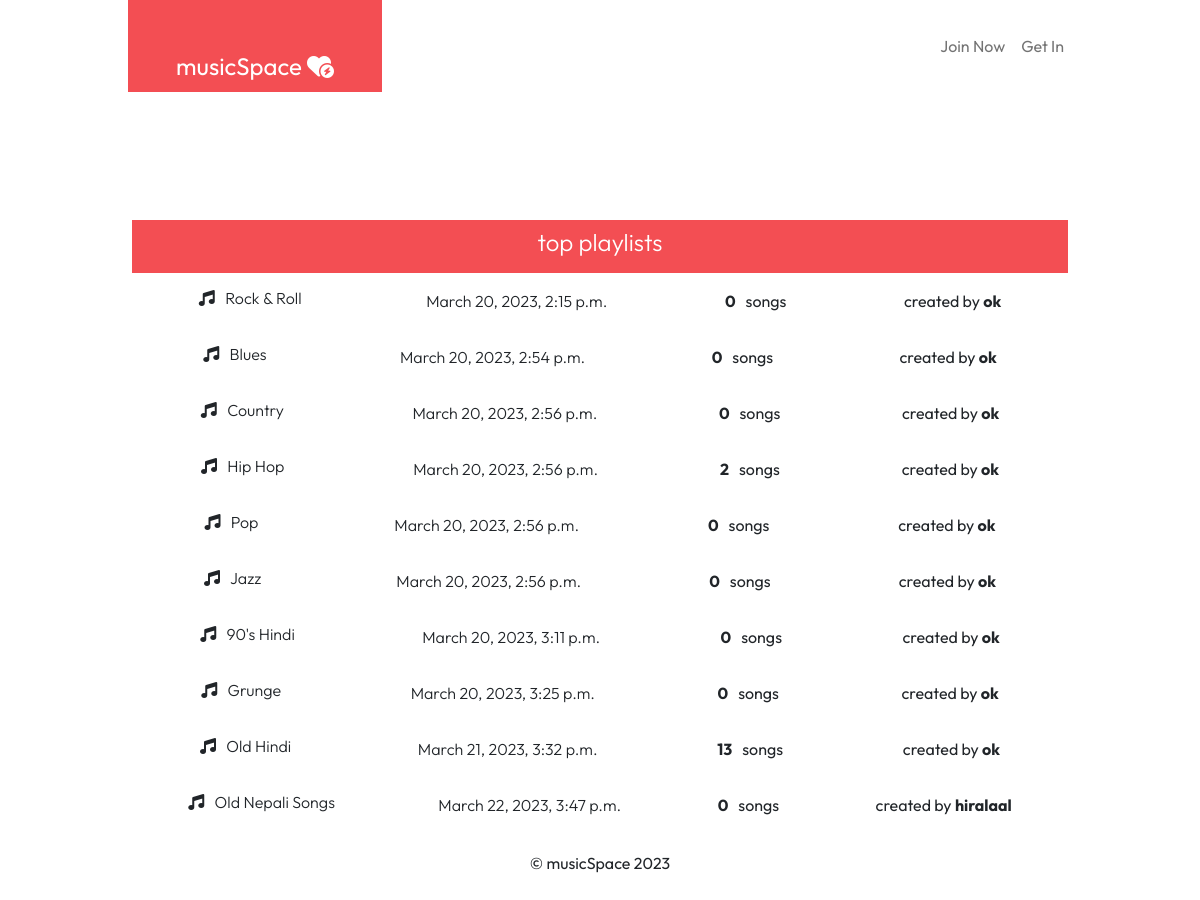
Before: /playlists with the older database file.
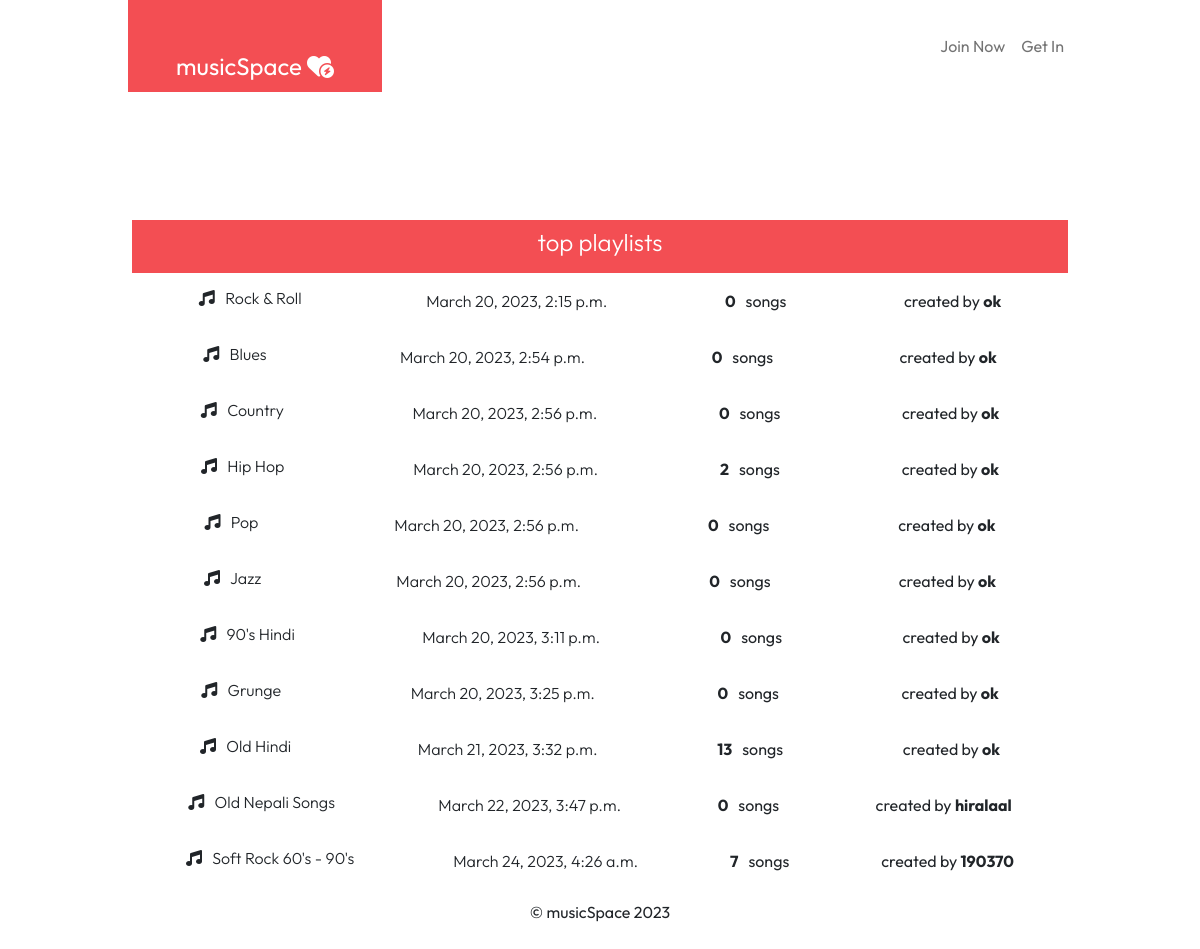
After: the same page with the newer database file.
### musicmaker/models.py (models this page shows, shortened)
class Playlist(models.Model):
    name  = models.CharField(max_length=100, null=False)
    user = models.ForeignKey(User, on_delete=models.DO_NOTHING, related_name='maker')
    created_date = models.DateTimeField(auto_now_add=True)
    views = models.IntegerField(default=1)
    @property
    def totalsongs(self):
        return Song.objects.filter(playlist=self.id).count()

### musicmaker/views.py (the view)
# urls.py: path('playlists', PlaylistListView.as_view(), name='playlists'),
class PlaylistListView(ListView):
    model = Playlist
    template_name = 'musicmaker/playlist-list.html'
    def get_queryset(self):
        queryset = super().get_queryset()
        return queryset.order_by('-views')

### templates/musicmaker/playlist-list.html (shortened to what this page needs)
{% extends 'base.html' %}
{%load static%}
{% block bodyblock%}
<div class="mb-0 pb-0 mx-3 d-flex justify-content-end">
</div>
<div class="ms-body py-2 mt-0 mx-3">
  <h4 class="text-white text-center fw-light">top playlists</h4>
</div>
<div class="mx-3 p-2" style="height:50vh; overflow: auto;">
{% for object in object_list %}
       <div class="py-2">
        <a href="{%url 'musicmaker:pl-detail' pk=object.id%}" class="text-decoration-none text-dark">
            <div class="d-flex justify-content-around">
                <div><h6 class="fw-light"> <i class="fa-solid fa-music"></i> &nbsp; {{object.name}} &nbsp;
                </h6></div>
                <div>
                    <p class="fw-light">{{object.created_date}}</p>
                </div>
                <div> <b>{{object.totalsongs}}</b> &nbsp; songs</div>
                <div>created by <b>{{object.user.username}}</b></div>
            </div>
           </a>
       </div>
  {% empty %}
  <p class="text-muted p-5 m-5">No playlists yet.</p>
  {% endfor %}
 </div>
{%endblock%}

### templates/base.html (shortened to what this page needs)
<!doctype html>
{%load static%}
<html lang="en">
  <head>
    <link href="https://cdn.jsdelivr.net/npm/bootstrap@5.2.3/dist/css/bootstrap.min.css" rel="stylesheet">
    <link rel="stylesheet" href="https://cdnjs.cloudflare.com/ajax/libs/font-awesome/6.2.1/css/all.min.css">
    <link rel="stylesheet" href="{%static 'style.scss' %}">
  </head>
  <body>
    <div class="container-fluid px-0 mx-0  ">
        <div class="container col-lg-10 px-3 mt-0 pt-0">
            {% include 'navbar.html' %}
        {% block bodyblock %}
        {% endblock %}
        <footer>
            <p class="text-center p-3 mt-2">
              &copy; musicSpace 2023
            </p>
           </footer>
  </div>
  </div>
  </body>
</html>

### templates/navbar.html (shortened to what this page needs)
<nav class="navbar navbar-expand-lg mt-0 pt-0">
    <div class="container-fluid">
      <a class="navbar-brand text-white fs-4 pt-5 px-5 pb-2" href="/">
        musicSpace <i class="fa-solid fa-heart-circle-bolt"></i>
      </a>
      <div class="collapse navbar-collapse" id="navbarNav">
        <ul class="navbar-nav ms-auto">
          {% if request.user.is_authenticated %}
          <li class="nav-item">
            <a class="nav-link link fs-6" href="{%url 'musicmaker:user-pl'%}">Your Playlists</a>
          </li>
          <li class="nav-item">
            <a class="nav-link  link fs-6" aria-current="page" href="#">Create Playlist</a>
          </li>
          <li class="nav-item">
            <a class="nav-link link fs-6" href="{% url 'musicmaker:playlists'%}">Recommend Me</a>
          </li>
          <li class="nav-item">
            <a class="nav-link link fs-6" href="{% url 'account:logout' %}">Leave</a>
          </li>
          {%else%}
          <li class="nav-item">
            <a class="nav-link link fs-6" href="{% url 'account:register' %}">Join Now</a>
          </li>
          <li class="nav-item">
            <a class="nav-link link fs-6" href="{%url 'account:signin' %}">Get In</a>
          </li>
          {%endif%}
        </ul>
      </div>
      </div>
  </nav>

### templates/base.html (style rules this page uses)
* { box-sizing: border-box; font-family: "Outfit", sans-serif; scroll-behavior: smooth; }
body { height: 100%; margin: 0; overflow: hidden; }
.navbar-brand { background-color: #f34e53 }
.ms-body { background-color: #f34e53 }

Changed rows visible on the page:
added Playlist: name "Soft Rock 60's - 90's", created_date "March 24, 2023, 4:26 a.m.", totalsongs "7", user.username "190370"
